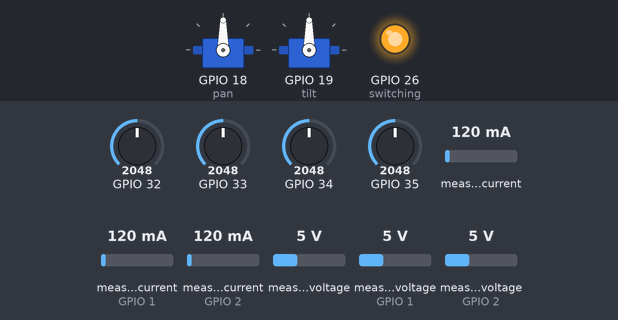
A sketch run on a simulated ESP32. Parts: 2 × servo, output pins drawn as LEDs (lit = HIGH). The test bench sets the inputs (shaded band); at power-on: GPIO 32 = 2048, GPIO 34 = 2048, GPIO 33 = 2048, GPIO 35 = 2048, measured current 120 mA, measured current (sensors on GPIO 1, GPIO 2) 120 mA, measured voltage 5 V, measured voltage (sensors on GPIO 1, GPIO 2) 5 V. What the sketch prints to the serial monitor is not drawn.

Above: at 1.2 s.
1.3 s: GPIO 32 set to 2211
2.8 s: GPIO 32 set to 2274
At 4.15 s:
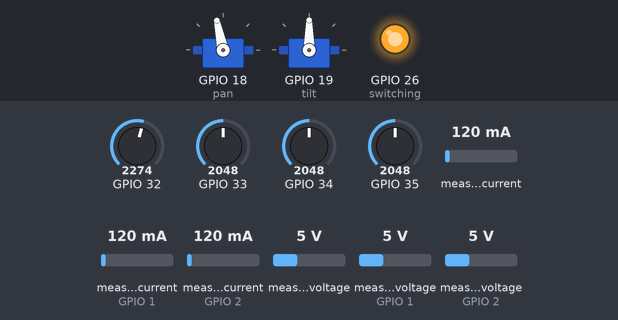
5.8 s: GPIO 34 set to 2206
8.8 s: GPIO 34 set to 2293
At 8.91 s:
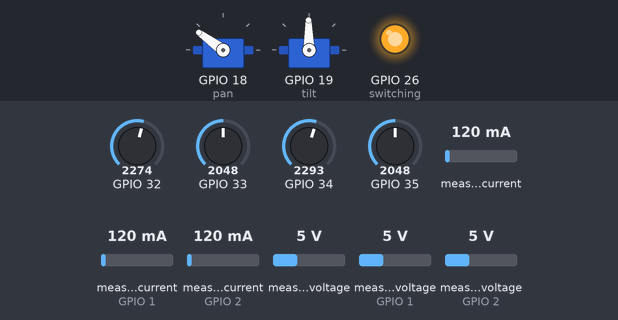
11.8 s: GPIO 33 set to 2132
At 11.86 s:
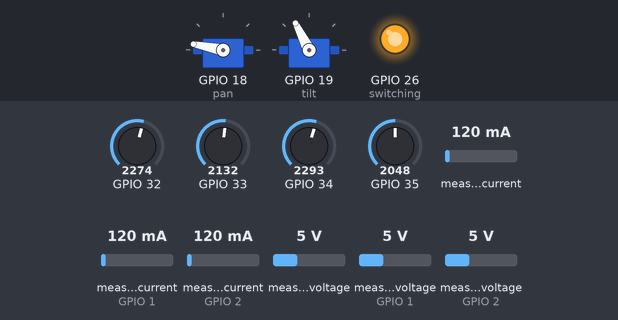
14.8 s: GPIO 33 set to 2866
At 14.92 s:
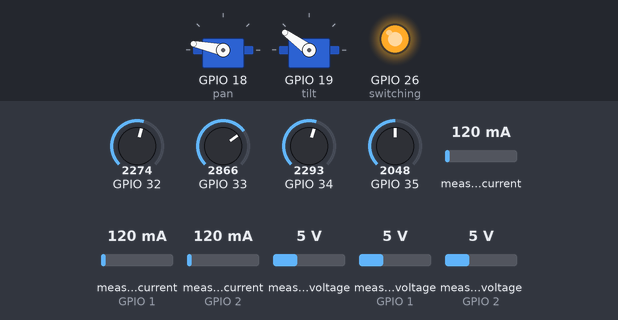
Timing chart, 0 to 20.5 s (numbered marks = the images above; inputs shaded):
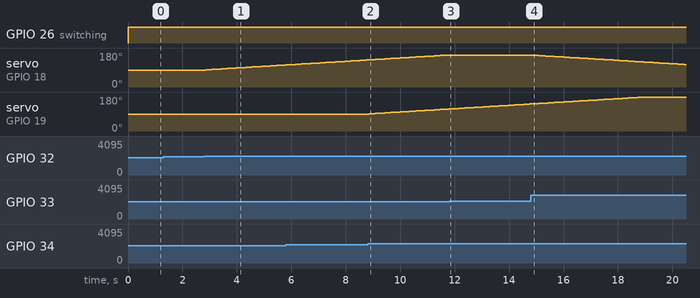

The sketch:

SolarTracker_BMS.ino
```cpp
#include <Wire.h>
#include "INA3221.h"
#include <Servo.h>

INA3221 ina[2]=
{
	INA3221(0x40,&Wire),
	INA3221(0x41,&Wire)
};

const int switching=26;
const float upper=25.2;
const float lower=19.5;
int charging=1;

Servo pan,tilt;
int panPos=90;
int tiltPos=90;

float angle=1;
float tolerance=200;
float cellVoltage[6];
float cellCurrent[6];

void setup()
{
	Serial.begin(115200);
	Wire.begin();
	Wire.setClock(400000);

	for(int i=0;i<2;i++)
	{
		ina[i].begin();
		ina[i].setShuntR(0,0.1);
		ina[i].setShuntR(1,0.1);
		ina[i].setShuntR(2,0.1);
	}

	pinMode(switching,OUTPUT);
	digitalWrite(switching,LOW);
	pan.attach(18);
	tilt.attach(19);
	pan.write(90);
	tilt.write(90);
	Serial.println("6 Cell BMS + Solar Tracker Started");
}

void loop()
{
	int index=0;
	float packVoltage=0;
	for(int i=0;i<2;i++)
	{
		for(int cell=0;cell<3;cell++)
		{
			float volt=ina[i].getBusVoltage(cell);
			float current=ina[i].getCurrent_mA(cell)/1000.0;
			cellVoltage[index]=volt;
			cellCurrent[index]=current;
			packVoltage+=volt;

			Serial.print("Cell ");
			Serial.print(index+1);
			Serial.print(": ");
			Serial.print(volt,3);
			Serial.print(" V  ");
			Serial.print(current,3);
			Serial.println(" A");
			index++;
		}
	}
	float batteryPercent=(packVoltage/25.2)*100;
	Serial.print("Pack Voltage: ");
	Serial.print(packVoltage,3);
	Serial.println(" V");
	Serial.print("Battery Percentage: ");
	Serial.print(batteryPercent);
	Serial.println(" %");
	Serial.println();

	if(packVoltage>=upper&&charging==1)
	{
		digitalWrite(switching,HIGH);
		charging=0;
	}
	if(packVoltage<=lower&&charging==0)
	{
		digitalWrite(switching,LOW);
		charging=1;
	}
	if(packVoltage>lower)
	{
		DualAxis();
	}
	delay(100);
}

void DualAxis()
{
	float ldrUp=analogRead(34);
	float ldrDown=analogRead(35);
	float ldrRight=analogRead(32);
	float ldrLeft=analogRead(33);
	if(abs(ldrLeft-ldrRight)>tolerance)
	{
		if(ldrLeft>ldrRight)
			panPos-=angle;
		else
			panPos+=angle;
		panPos=constrain(panPos,0,180);
		pan.write(panPos);
	}
	if(abs(ldrUp-ldrDown)>tolerance)
	{
		if(ldrUp>ldrDown)
			tiltPos+=angle;
		else
			tiltPos-=angle;
		tiltPos=constrain(tiltPos,0,180);
		tilt.write(tiltPos);
	}
}
```

Measured:
- the behaviour switches between 2248 and 2249 on GPIO 32 (found by bisection; images 0 and 1)
- the behaviour switches between 2248 and 2249 on GPIO 34 (found by bisection; images 1 and 2)
- the behaviour switches between 2073 and 2074 on GPIO 33 (found by bisection; images 2 and 3)
- after the input at 1.3 s, every drawn part: stays the same
- after the input at 2.8 s, servo on GPIO 18 (pan): moves from 90° to 117° over 2.9 s, starting after 0.05 s
- after the input at 8.8 s, servo on GPIO 19 (tilt): moves from 90° to 116° over 2.8 s, starting after 0.06 s
- after the input at 11.8 s, servo on GPIO 18 (pan): stays 169° (without the input it goes to 170° after 0.01 s)
- after the input at 14.8 s, servo on GPIO 18 (pan): moves from 169° to 119° over 5.6 s, starting after 0.07 s
